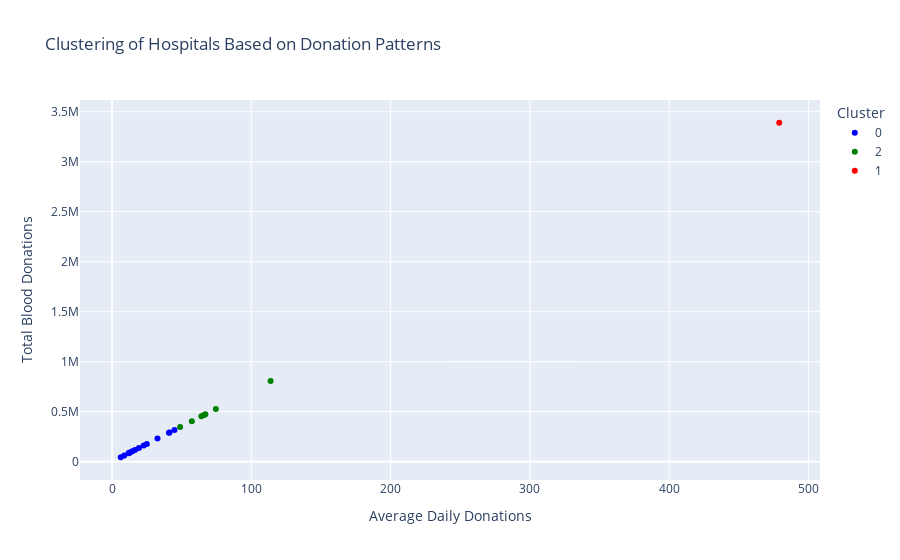

The code cell stored with this chart in its notebook:
### Code cell
fig = px.scatter(
    donation_summary,
    x="Average_Daily_Donations",
    y="Total_Blood_Donations",
    color="Cluster",
    hover_data=["hospital"],
    title="Clustering of Hospitals Based on Donation Patterns",
    color_discrete_sequence=["blue", "green", "red"]
)
fig.update_layout(
    xaxis_title="Average Daily Donations",
    yaxis_title="Total Blood Donations"
)
fig.show()

### Figure 1 — Plotly figure (JSON) as saved in the notebook; plotly's stock layout.template omitted (floating-point values rounded to 4 significant figures)
{"data": [{"customdata": [["Hospital Duchess Of Kent"], ["Hospital Miri"], ["Hospital Pulau Pinang"], ["Hospital Raja Perempuan Zainab II"], ["Hospital Seberang Jaya"], ["Hospital Seri Manjung"], ["Hospital Sibu"], ["Hospital Sultan Haji Ahmad Shah"], ["Hospital Sultanah Nora Ismail"], ["Hospital Sultanah Nur Zahirah"], ["Hospital Taiping"], ["Hospital Tawau"], ["Hospital Tengku Ampuan Afzan"], ["Hospital Tuanku Jaafar"]], "hovertemplate": "Cluster=0<br>Average_Daily_Donations=%{x}<br>Total_Blood_Donations=%{y}<br>hospital=%{customdata[0]}<extra></extra>", "legendgroup": "0", "marker": {"color": "blue", "symbol": "circle"}, "mode": "markers", "name": "0", "orientation": "v", "showlegend": true, "type": "scatter", "x": [6.233, 13.12, 40.82, 32.62, 22.75, 12.27, 11.78, 14.6, 24.93, 44.82, 16.45, 8.747, 19.31, 41.24], "xaxis": "x", "y": [44106, 92869, 288867, 230788, 160979, 86845, 83367, 103283, 176433, 317146, 116409, 61892, 136647, 291809], "yaxis": "y"}, {"customdata": [["Hospital Melaka"], ["Hospital Queen Elizabeth II"], ["Hospital Raja Permaisuri Bainun"], ["Hospital Sultanah Aminah"], ["Hospital Sultanah Bahiyah"], ["Hospital Tengku Ampuan Rahimah"], ["Hospital Umum Sarawak"]], "hovertemplate": "Cluster=2<br>Average_Daily_Donations=%{x}<br>Total_Blood_Donations=%{y}<br>hospital=%{customdata[0]}<extra></extra>", "legendgroup": "2", "marker": {"color": "green", "symbol": "circle"}, "mode": "markers", "name": "2", "orientation": "v", "showlegend": true, "type": "scatter", "x": [74.52, 57.27, 66.02, 64.14, 113.8, 66.98, 48.85], "xaxis": "x", "y": [527278, 405211, 467192, 453874, 805505, 473917, 345670], "yaxis": "y"}, {"customdata": [["Pusat Darah Negara"]], "hovertemplate": "Cluster=1<br>Average_Daily_Donations=%{x}<br>Total_Blood_Donations=%{y}<br>hospital=%{customdata[0]}<extra></extra>", "legendgroup": "1", "marker": {"color": "red", "symbol": "circle"}, "mode": "markers", "name": "1", "orientation": "v", "showlegend": true, "type": "scatter", "x": [479.0], "xaxis": "x", "y": [3389749], "yaxis": "y"}], "layout": {"legend": {"title": {"text": "Cluster"}, "tracegroupgap": 0}, "title": {"text": "Clustering of Hospitals Based on Donation Patterns"}, "xaxis": {"anchor": "y", "domain": [0, 1], "title": {"text": "Average Daily Donations"}}, "yaxis": {"anchor": "x", "domain": [0, 1], "title": {"text": "Total Blood Donations"}}}}
